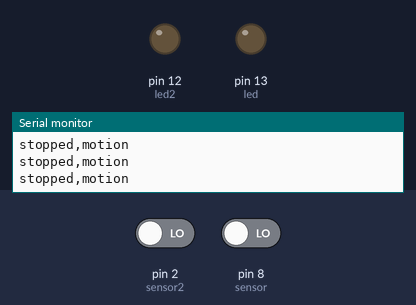
The sketch below on a simulated Arduino Uno, built with avr-gcc and run on an emulated ATmega328P. Shown: output pins drawn as LEDs (lit = HIGH), the last lines printed to the serial monitor. The test bench sets the inputs (shaded band); at power-on: pin 2 (sensor2) LOW, pin 8 (sensor) LOW.

Above: at 1.4 s.
1.5 s: pin 2 (sensor2) driven HIGH
At 2.6 s:
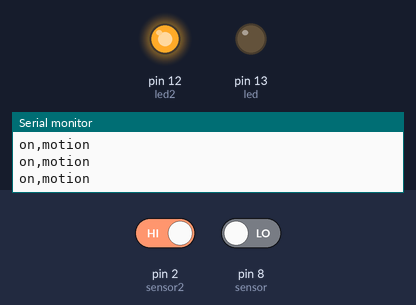
3.2 s: pin 8 (sensor) driven HIGH
At 3.8 s:
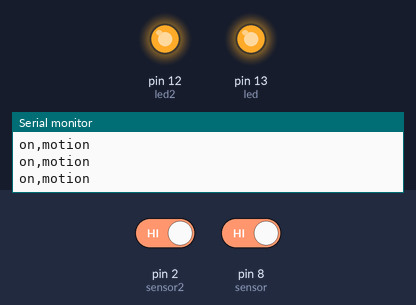
4.8 s: pin 2 (sensor2) driven LOW
At 6.0 s:
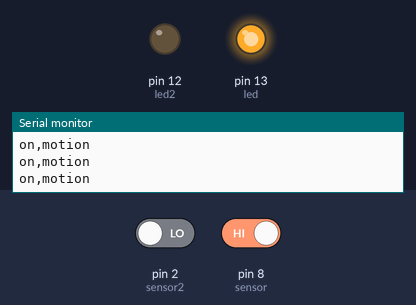
6.3 s: pin 8 (sensor) driven LOW
At 7.4 s:
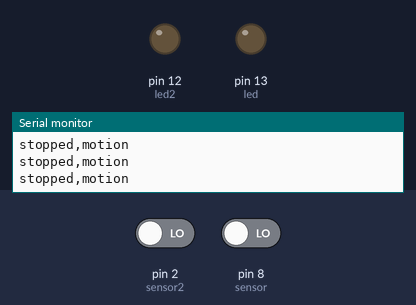
Timing chart, 0 to 8.8 s (numbered marks = the images above; inputs shaded):
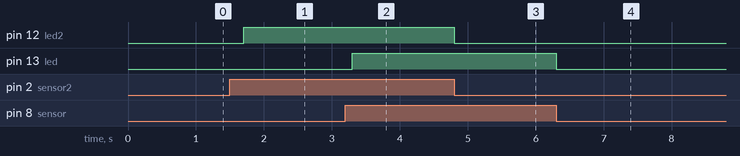

The sketch:

PIR.ino
```cpp
/*
    Arduino with PIR motion sensor
    For complete project details, visit: http://RandomNerdTutorials.com/pirsensor
    Modified by Rui Santos based on PIR sensor by Limor Fried
*/

int led = 13;                // the pin that the LED is atteched to
int sensor = 8;              // the pin that the sensor is atteched to
int state = LOW;             // by default, no motion detected
int val = 0;                 // variable to store the sensor status (value)
int sensor2 = 2;  //
int val2 = 0; //
int state2 = LOW;
int led2 = 12;

void setup() {
  pinMode(led, OUTPUT);      // initalize LED as an output
  pinMode(sensor, INPUT);    // initialize sensor as an input
  Serial.begin(9600);        // initialize serial
  pinMode(sensor2, INPUT);
  pinMode(led2, OUTPUT);
}
////////////////////////////////////////////
void loop(){
  val = digitalRead(sensor);   // read sensor value
  if (val == HIGH) {           // check if the sensor is HIGH
    digitalWrite(led, HIGH);   // turn LED ON
    delay(100);                // delay 100 milliseconds

    if (state == LOW) {
      //Serial.println("detected,motion");
      state = HIGH;       // update variable state to HIGH
    }
  }
  else {
      digitalWrite(led, LOW); // turn LED OFF
      delay(200);             // delay 200 milliseconds

      if (state == HIGH){
        //Serial.println("stopped,motion");
        state = LOW;       // update variable state to LOW
    }
  }
  if(state==HIGH)
  {
    //Serial.println("on,motion");
  }
  //
  val2 = digitalRead(sensor2);   // read sensor value
  if (val2 == HIGH) {           // check if the sensor is HIGH
    digitalWrite(led2, HIGH);   // turn LED ON
    delay(100);                // delay 100 milliseconds

    if (state2 == LOW) {
      //Serial.println("detected,motion");
      state2 = HIGH;       // update variable state to HIGH
    }
  }
  else {
      digitalWrite(led2, LOW); // turn LED OFF
      delay(100);             // delay 200 milliseconds

      if (state2 == HIGH){
        //Serial.println("stopped,motion");
        state2 = LOW;       // update variable state to LOW
    }
  }
  if(state2==HIGH ||state==HIGH)
  {
    Serial.println("on,motion");
  }

  if(state == LOW && state2 == LOW)
  {
    Serial.println("stopped,motion");
  }
  }
```

Measured:
- after the input at 1.5 s, pin 12 (led2): LOW → HIGH after 0.20 s
- after the input at 3.2 s, pin 13 (led): LOW → HIGH after 0.10 s
- after the input at 4.8 s, pin 12 (led2): HIGH → LOW at once
- after the input at 6.3 s, pin 13 (led): HIGH → LOW at once
